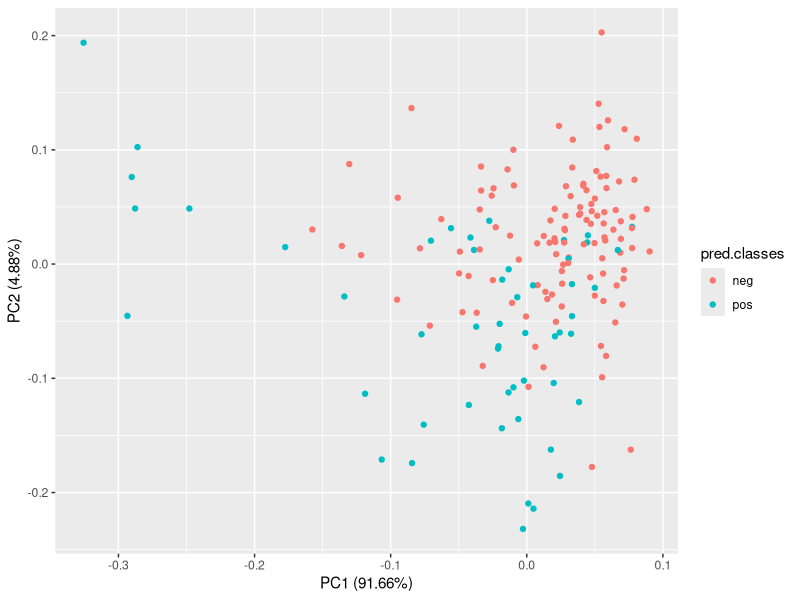
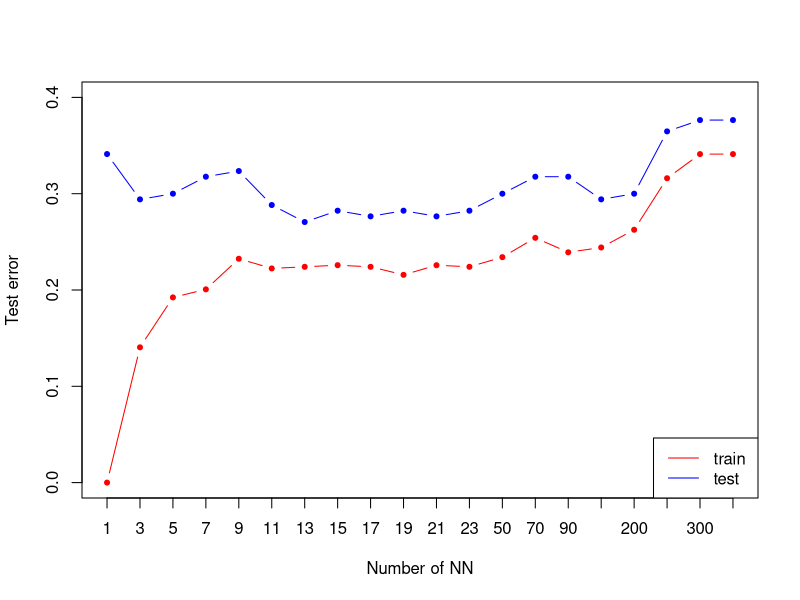

The R script that drew these images, in order:
## ---- chunk 1
library("mlbench")
library("caTools")
library("class")
library(mice)

utils::data("PimaIndiansDiabetes2")
data <- PimaIndiansDiabetes2

set.seed(101) 

init = mice(data, maxit=0) 
meth = init$method
predM = init$predictorMatrix
imputed = mice(data, method=meth, predictorMatrix=predM, m=5)
data <- complete(imputed)


sample <- sample.split(data, SplitRatio = 0.8)
train <- subset(data, sample == TRUE)
test  <- subset(data, sample == FALSE)

## ---- chunk 2
trainDf <- train[, -9]
testDf <- test[,-9]

#NA2mean <- function(x) replace(x, is.na(x), mean(x, na.rm = TRUE))
#trainDf <- replace(trainDf, TRUE, lapply(trainDf, NA2mean))
#testDf <- replace(testDf, TRUE, lapply(testDf, NA2mean))

pred.classes <- knn(trainDf, testDf, train$diabetes, k=3)
testDf <- cbind(testDf,pred.classes)

## ---- chunk 3
pca <- princomp (trainDf, cor = TRUE, scores = TRUE)
str(testDf)

library(ggfortify)
autoplot(prcomp(testDf[,-9]), data = testDf, colour = 'pred.classes')
## ---- chunk 4
ks <- c(1,3,5,7,9,11,13,15,17,19,21,23,50,70, 90, 150, 200,250,300,350)
# nearest neighbours to try
nks <- length(ks)
misclass.train <- numeric(length=nks)
misclass.test <- numeric(length=nks)
for (i in seq(along=ks)) {
mod.train <- knn(trainDf,trainDf,k=ks[i],cl=train$diabetes)
mod.test <- knn(trainDf, testDf[,-9],k= ks[i],cl= train$diabetes)
misclass.train[i] <- 1 - sum(mod.train==train$diabetes)/nrow(trainDf)
misclass.test[i] <- 1 - sum(mod.test==test$diabetes)/nrow(testDf)
}

misclass.test
# Figure 2.4
plot(misclass.train,xlab="Number of NN",ylab="Test error",type="n",xaxt="n", ylim=c(0.0, 0.4))
axis(1, 1:length(ks), as.character(ks))
lines(misclass.test,type="b",col='blue',pch=20)
lines(misclass.train,type="b",col='red',pch=20)
legend("bottomright",lty=1,col=c("red","blue"),legend = c("train ", "test "))
## ---- chunk 5
glm <- glm(diabetes~.,family=binomial(logit),data=data)
summary(glm)
## ---- chunk 6
glm2 <- glm(diabetes~pregnant + glucose + insulin + mass + pedigree,family=binomial(logit),data=data)
summary(glm2)
## ---- chunk 7
glm3 <- glm(diabetes~pregnant + glucose + mass + pedigree,family=binomial(logit),data=data)
summary(glm3)
